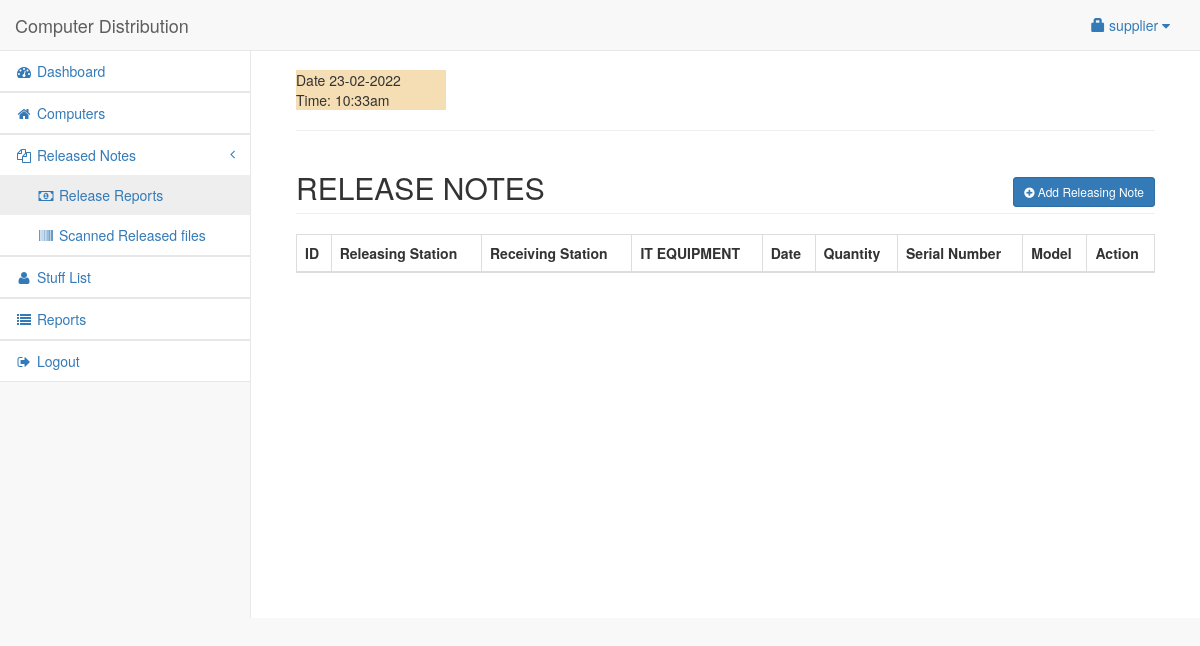
/admin/release.php (signed in), run on an earlier commit of the app's database.
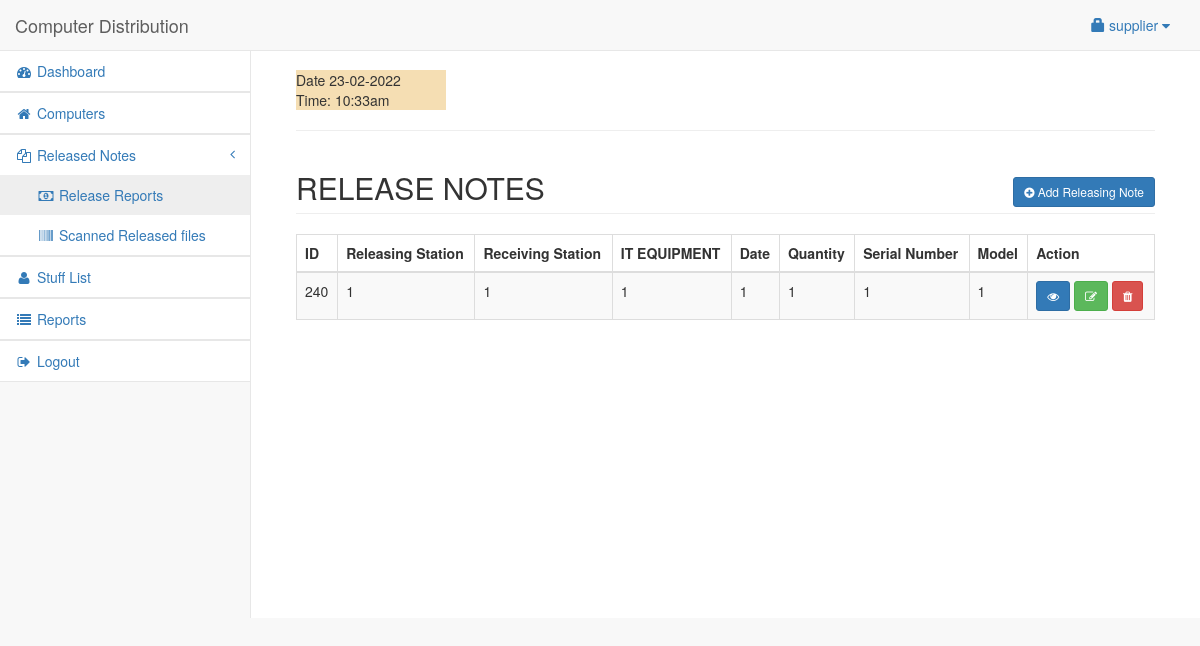
And on a later commit of the database.
### tables this page shows
CREATE TABLE `releasenote` (
  `userid` int(255) NOT NULL,
  `fstation` varchar(255) NOT NULL,
  `rstation` varchar(255) NOT NULL,
  `equip` varchar(255) NOT NULL,
  `date` varchar(255) NOT NULL,
  `qty` varchar(255) NOT NULL,
  `snum` varchar(255) NOT NULL,
  `model` varchar(255) NOT NULL
);

CREATE TABLE `user` (
  `userid` int(11) NOT NULL,
  `username` varchar(30) NOT NULL,
  `password` varchar(50) NOT NULL,
  `access` int(1) NOT NULL
);

### admin/release.php (the view, shortened to what this page needs)
<?php include('session.php'); ?>
<?php include('header.php'); ?>
<body>
<div id="wrapper">
<?php include('navbar.php'); ?>
<div style="height:50px;"></div>
<div id="page-wrapper">
<div class="container-fluid">
	<div class="row">
        <div class="col-lg-12">
        <div class="center" > <img src="immi.png"alt="">
</div>
<div style="background-color: wheat; width:150px;">
<?php echo "Date ".date("d-m-Y");?>
<br>
<?php
echo "Time: ".date("h:ia");
?>
</div>
<hr>
            <h2 class="page-header">RELEASE NOTES
				<span class="pull-right">
					<button class="btn btn-primary btn-sm" data-toggle="modal" data-target="#addrelease"><i class="fa fa-plus-circle"></i> Add Releasing Note</button>
				</span>
			</h2>
        </div>
    </div>
    <div class="row">
        <div class="col-lg-12">
            <table width="100%" class="table table-striped table-bordered table-hover" id="cusTable">
                <thead>
                    <tr>
					<th>ID</th>
					    <th>Releasing Station</th>
					    <th>Receiving Station</th>
                        <th>IT EQUIPMENT</th>
                        <th>Date</th>
						<th>Quantity</th>
                        <th>Serial Number</th>
						<th>Model</th>
						<th>Action</th>
                    </tr>
                </thead>
                <tbody>
                <?php
					$cq=mysqli_query($conn,"select * from releasenote left join user on user.userid=releasenote.userid");
					while($cqrow=mysqli_fetch_array($cq)){
					?>
						<tr>
						    <td><?php echo $cqrow['userid']; ?></td>
							<td><?php echo strtoupper($cqrow['fstation']); ?></td>
							<td><?php echo $cqrow['rstation']; ?></td>
							<td><?php echo ucwords($cqrow['equip']); ?></td>
							<td><?php echo ucwords($cqrow['date']); ?></td>
							<td><?php echo ucwords($cqrow['qty']); ?></td>
							<td><?php echo ucwords($cqrow['snum']); ?></td>
							<td><?php echo strtoupper($cqrow['model']); ?></td>
							<td>
							<button class="btn btn-primary btn-sm" data-toggle="modal" data-target="#preview<?php echo $cqrow['userid']; ?>"><i class="fa fa-eye"></i></button>
								<button class="btn btn-success btn-sm" data-toggle="modal" data-target="#edit_<?php echo $cqrow['userid']; ?>"><i class="fa fa-edit"></i></button>
								<button class="btn btn-danger btn-sm" data-toggle="modal" data-target="#del_<?php echo $cqrow['userid']; ?>"><i class="fa fa-trash"></i></button>
							</td>
						</tr>
					<?php
					}
				?>
                </tbody>
            </table>
        </div>
    </div>
</div>
</div>
</div>
</body>
</html>

What changed in the data, as far as the page shows it:
added releasenote: user.userid "240", fstation "1", rstation "1", equip "1", date "1", qty "1", snum "1", model "1"
